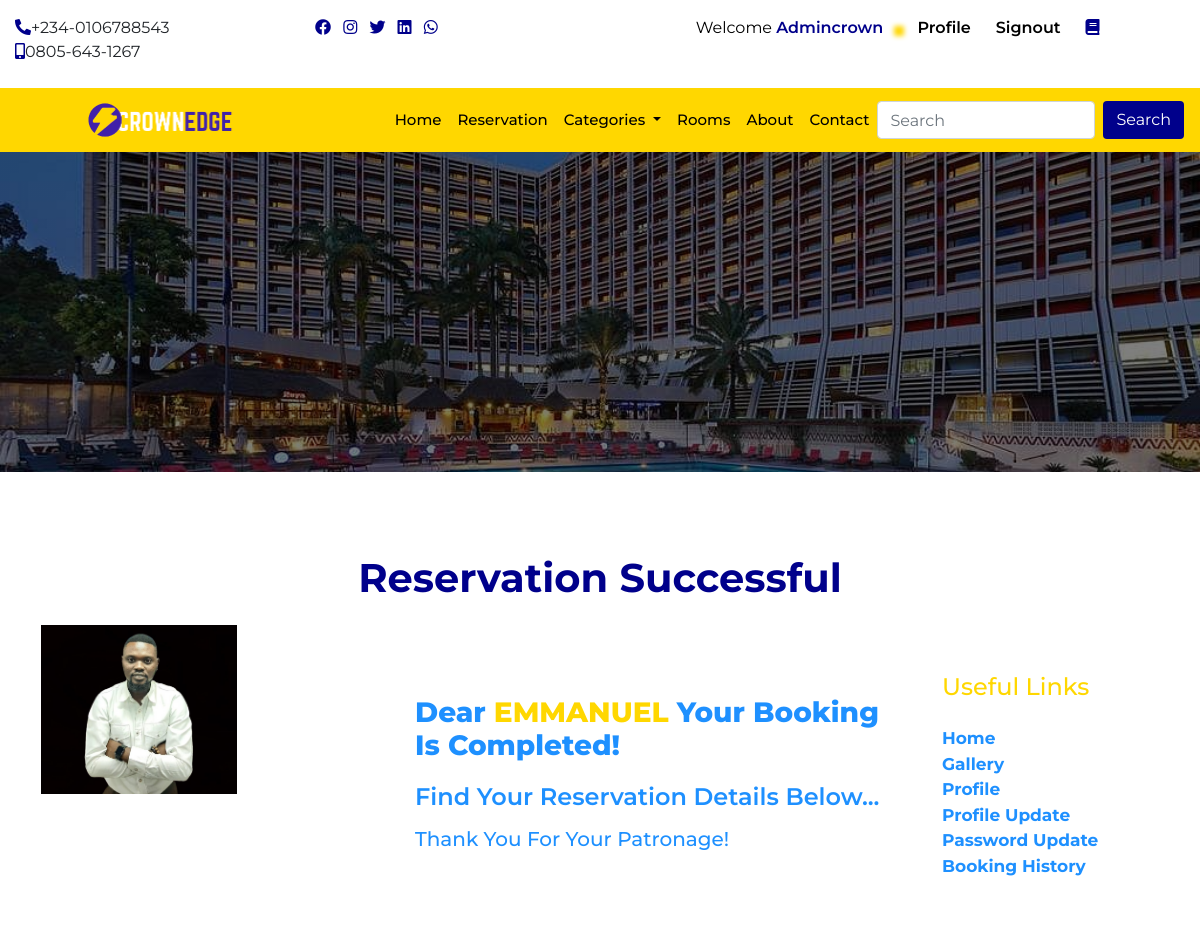
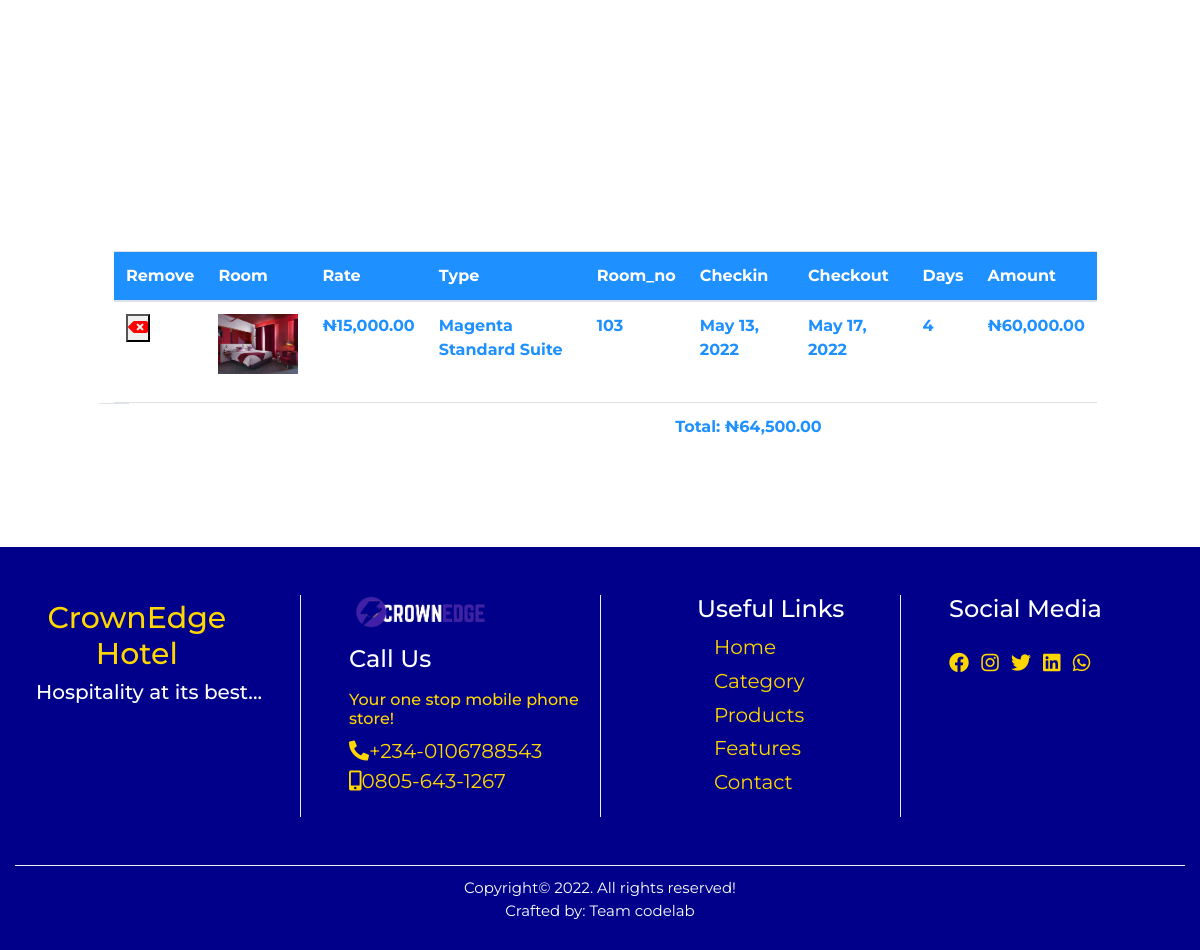
/callback (signed in), run on the app's committed database (2 pictures, top to bottom).
### home/models.py (models this page shows, shortened)
class CompanyProfile(models.Model):
    name = models.CharField(max_length=50)
    keyword = models.CharField(max_length=150)
    description = models.CharField(max_length=150)
    logo = models.ImageField(upload_to='logo', blank=True, null=True)
    favicon = models.ImageField(upload_to='logo', blank=True, null=True, default='/favicon-96x96.png')
    carousel = models.ImageField(upload_to='carousel', blank=True, null=True)
    carousel2 = models.ImageField(upload_to='carousel', blank=True, null=True)
    carousel3 = models.ImageField(upload_to='carousel', blank=True, null=True)
    carousel4 = models.ImageField(upload_to='carousel', blank=True, null=True)
    banner = models.ImageField(upload_to='banner', blank=True, null=True)
    mobile = models.CharField(max_length=20)
    mobile2 = models.CharField(max_length=20)
    address = models.CharField(max_length=100)
    email = models.EmailField()
    website = models.URLField()
    about = models.TextField()
    about2 = models.TextField()
    copyright_year = models.CharField(max_length=4)
    class Meta:
        db_table = 'companyprofile'
        managed = True
        verbose_name = 'CompanyProfile'
        verbose_name_plural = 'CompanyProfile'

### userprofile/models.py (models this page shows, shortened)
class Profile(models.Model):
    user = models.OneToOneField(User, on_delete= models.CASCADE)
    first_name = models.CharField(max_length=50)
    last_name = models.CharField(max_length=50)
    username = models.CharField(max_length=50)
    email = models.EmailField()
    phone = models.CharField(max_length=50)
    state = models.CharField(max_length=50)
    address = models.CharField(max_length=150)
    pix = models.ImageField(upload_to='profile', default='profile/avatar.png', blank=True, null=True)
    class Meta:
        db_table = 'profile'
        managed = True
        verbose_name = 'Profile'
        verbose_name_plural = 'Profile'

### booking/models.py (models this page shows, shortened)
class Booking(models.Model):
    user = models.ForeignKey(User, on_delete=models.CASCADE)
    room = models.ForeignKey(Room, on_delete=models.CASCADE)
    room_no = models.IntegerField()
    booking_code = models.CharField(max_length=50)
    checkin = models.DateField()
    checkout = models.DateField()
    no_days = models.IntegerField(blank=True, null=True)
    price = models.IntegerField()
    amount = models.IntegerField(blank=True, null=True)
    paid = models.BooleanField(default=False)
    available = models.BooleanField(default=True)
    booking_date = models.DateTimeField(auto_now_add=True)
    del_booking = models.DateTimeField(default=timezone.now)
    checkout_update = models.DateTimeField(auto_now=True)
    future = models.BooleanField(default=False)
    display = models.BooleanField(default=True)

### room/models.py (models this page shows, shortened)
class Room(models.Model):
    category = models.ForeignKey(Category,on_delete= models.CASCADE)
    tag = models.CharField(max_length=50)
    room_no = models.IntegerField()
    slug = models.SlugField(unique=True)
    room_img = models.ImageField(upload_to='room', blank=True, null=True)
    description = models.TextField()
    rate = models.IntegerField()
    amenity = models.CharField(max_length=100)
    standard_suite = models.BooleanField(default=False)
    luxury_suite = models.BooleanField(default=False)
    deluxe_suite = models.BooleanField(default=False)
    royal_suite = models.BooleanField(default=False)
    min_guest = models.IntegerField()
    max_guest = models.IntegerField()
    available = models.BooleanField(default=True)
    created_at = models.DateTimeField(auto_now_add=True)
    updated_at = models.DateTimeField(auto_now=True)
    class Meta:
        db_table = 'room'
        managed = True
        verbose_name = 'Room'
        verbose_name_plural = 'Room'

### home/views.py (the view)
# urls.py: path('callback', views.callback, name='callback'),
def callback(request):
    profile = Profile.objects.get(user__username = request.user.username)
    booking = Booking.objects.filter(user__username = request.user.username, paid=False)
    reserved = Booking.objects.filter(user__username = request.user.username, paid=True, future=True)
    for item in booking:
        item.paid = True
        item.available = False
        item.future = True
        item.display = True
        item.save()
        room = Room.objects.get(pk=item.room.id)
        room.available = False
        room.save()
    subtotal = 0
    vat = 0
    total = 0
    for item in reserved:
        subtotal += item.price * item.no_days
    vat = 0.075 * subtotal
    total = subtotal + vat
    context = {
        'profile':profile,
        'reserved':reserved,
        'total':total,
    }
    return render(request, 'callback.html', context)

### home/templates/callback.html (shortened to what this page needs)
{% extends "base.html" %}
{% load humanize %}
{% block header %} {% include 'header.html' %} {% endblock header %}
{% block banner %} {% include 'banner.html' %} {% endblock banner %}
{% block content %}
<section>
  <div class="container-fluid">
    <h1 class="title">Reservation Successful</h1>
    <div class="row callback">
      <div class="col-12 col-sm-12 col-md-5 col-lg-4">
        <div class="img-pcard">
          <img src="{{profile.pix.url}}" alt="">
        </div>
      </div>
      <div class="col-12 col-sm-12 col-md-5 col-lg-5">
        <div class="call">
          <h3>Dear <span>{{profile.first_name}}</span> your booking is completed!</h3>
          <h4>Find your reservation details below...</h4>
          <h5>thank you for your patronage!</h5>
        </div>
      </div>
      <div class="col-12 col-sm-12 col-md-2 col-lg-3 mt-5">
        <div class="pro-links">
          <h4 class="mb-4">Useful Links</h4>
          <ul class="list-unstyled">
            <li><a href="{% url 'home' %}">Home</a></li>
            <li><a href="{% url 'rooms' %}">gallery</a></li>
            <li><a href="{% url 'profile' %}">profile</a></li>
            <li><a href="{% url 'profile_update' %}">profile update</a></li>
            <li><a href="{% url 'password_update' %}">password update</a></li>
            <li><a href="{% url 'history' %}">booking history</a></li>
          </ul>
        </div>
    </div>
    <div class="container mt-5">
    <div class="container mt-5">
      <div class="cart">
        <table class="table">
          <thead>
            <tr>
              <th scope="col">remove</th>
              <th scope="col">room</th>
              <th scope="col">rate</th>
              <th scope="col">type</th>
              <th scope="col">room_no</th>
              <th scope="col">checkin</th>
              <th scope="col">checkout</th>
              <th scope="col">days</th>
              <th scope="col">amount</th>
            </tr>
          </thead>
          <tbody>
            {% if reserved %}
                {% for item in reserved %}
                <tr>
                    <td class="remov">
                      <form action="{% url 'delete' %}" method="POST">
                        <button type="submit"><i class="fas fa-backspace"></i></button>
                      </form>
                    </td>
                    <td><img src="{{item.room.room_img.url}}" alt=""></td>
                    <td>₦{{item.price|floatformat:2|intcomma}}</td>
                    <td>{{item.room.tag}}</td>
                    <td>{{item.room.room_no}}</td>
                    <td>{{item.checkin}}</td>
                    <td>{{item.checkout}}</td>
                    <td>{{item.no_days}}</td>
                    <td>₦{{item.amount|floatformat:2|intcomma}}</td>
                  </tr>
                {% endfor %}
            {% endif %}
          </tbody>
        </table>
        <table class="cart table">
            <tbody>
            <tr>
              <td class="row"></td>
              <td></td>
              <td></td>
              <td></td>
              <td></td>
              <td></td>
              <td></td>
              <td></td>
              <td></td>
              <td></td>
              <td>Total: ₦{{total|floatformat:2|intcomma}}</td>
            </tr>
          </tbody>
        </table>
      </div>
    </div>
  </div>
</section>
{% endblock content %}
{% block footer %} {% include 'footer.html' %} {% endblock footer %}

### home/templates/base.html (shortened to what this page needs)
<!doctype html>
{% load static %}
<html lang="en">
  <head>
    <link rel="stylesheet" href="https://use.fontawesome.com/releases/v5.15.4/css/all.css"/>
    <link rel="stylesheet" href="https://stackpath.bootstrapcdn.com/bootstrap/4.4.1/css/bootstrap.min.css">
    <link rel="stylesheet" href="{% static '' %}css/style.css">
  </head>
  <body>
    {% block header %}{% endblock header %}
    {% block banner %} {% endblock banner %}
    {% block content %}{% endblock content %}
    {% block footer %}{% endblock footer %}
  </body>
</html>

### home/templates/header.html (shortened to what this page needs)
{% load sample_tags %}
<div class="container-fluid">
    <div class="row">
      <div class="col-12 col-sm-6 col-md-2 col-lg-3 mt-3 mb-2 hide">
        <ul class="list-inline">
          <li class="list-inline-item"><a href=""><i class="fas fa-phone-alt"></i></a><span>+234-0106788543</span></li>
          <li class="list-inline-item"><a href=""><i class="fas fa-mobile-alt"></i></a><span>0805-643-1267</span></li>
        </ul>
      </div>
      <div class="col-12 col-sm-6 col-md-2 col-lg-3 mt-3 mb-2 hide">
        <ul class="list-inline">
          <li class="list-inline-item"><a href=""><i class="fab fa-facebook"></i></a></li>
          <li class="list-inline-item"><a href=""><i class="fab fa-instagram"></i></a></li>
          <li class="list-inline-item"><a href=""><i class="fab fa-twitter"></i></a></li>
          <li class="list-inline-item"><a href=""><i class="fab fa-linkedin"></i></a></li>
          <li class="list-inline-item"><a href=""><i class="fab fa-whatsapp"></i></a></li>
        </ul>
      </div>
      <div class="col-12 col-sm-12 col-md-8 col-lg-6 mt-3 mb-2 auth">
        <ul class="">
          {% if user.is_authenticated %}
            <li class=""><a href="{% url 'profile' %}" class="welcome">welcome <span>
              {% if user.first_name %}
                {{request.user.first_name}}
              {% else %}
                {{request.user.username}}
              {% endif %}
            </span></i></a></li>
            <li class=""><a href="{% url 'profile' %}" class="user-btn"><span>profile</span></a></li>
            <li class=""><a href="{% url 'signout' %}" class="user-btn"><span>signout</span></a></li>
            <li class="">
              <a href="{% url 'booked' %}" class="user-btn">
                {% if itemcount > 0 %}
                <span class="badge badge-pill badge-warning">
                  <i class="fa fa-book" aria-hidden="true"></i>
                  <span class="badge badge-pill badge-info">{{itemcount}}</span>
                </span>
                {% else %}
                  <i class="fa fa-book" aria-hidden="true"></i>
                {% endif %}
              </a>
            </li>
          {% else %}
            <li class=""><a href="{% url 'signin' %}" class="user-btn"><i class="fas fa-user"></i><span>signin</span></a></li>
            <li class=""><a href="{% url 'signup' %}" class="user-btn"><i class="fas fa-users"></i><span>signup</span></a></li>
          {% endif %}
        </ul>
      </div>
    </div>
  </div>
      <nav class="navbar navbar-expand-lg navbar-light sticky-top">
        <a class="navbar-brand" href="{% url 'home' %}"><img src="{{cprofile.logo.url}}" alt=""></a>
        <div class="collapse navbar-collapse" id="navbarSupportedContent">
          <ul class="navbar-nav ml-auto">
            <li class="nav-item active">
              <a class="nav-link" href="{% url 'home' %}">home <span class="sr-only">(current)</span></a>
            </li>
            <li class="nav-item">
              <a class="nav-link" href="">reservation</a>
            </li>
            <li class="nav-item dropdown">
              <a class="nav-link dropdown-toggle" href="/index2.html" id="navbarDropdown" role="button" data-toggle="dropdown" aria-haspopup="true" aria-expanded="false">
                categories
              </a>
            </li>
            <li class="nav-item">
              <a class="nav-link" href="{% url 'rooms' %}">rooms</a>
            </li>
            <li class="nav-item">
              <a class="nav-link" href="#aboutus">about</a>
            </li>
            <li class="nav-item">
              <a class="nav-link" href="{% intralink 'home' 'contact' %}">contact</a>
            </li>
          </ul>
          <form class="form-inline my-2 my-lg-0" action="{% url 'search' %}" method="POST">
            <input class="form-control mr-sm-2" name="search" type="search" placeholder="Search" aria-label="Search">
            <button class="btn form-btn" type="submit">Search</button>
          </form>
        </div>
      </nav>

### home/templates/banner.html
<div class="banner">
</div>

### home/templates/footer.html
<div class="footer">
    <div class="container-fluid footer2">
      <div class="row">
        <div class="col-12 col-sm-6 col-md-4 col-lg-3 foota-box">
          <h1>CrownEdge <span>Hotel</span></h1>
          <h4>Hospitality at its best...</h4>
        </div>
        <div class="col-12 col-sm-6 col-md-4 col-lg-3 foota-box2">
          <img src="{{cprofile.logo.url}}" alt="">
          <h4 class="mt-3 mb-3">Call Us</h4>
          <h6>Your one stop mobile phone store!</h6>
          <ul class="list-unstyled">
            <li><a href=""><i class="fas fa-phone-alt"></i></a><span>+234-0106788543</span></li>
            <li><a href=""><i class="fas fa-mobile-alt"></i></a><span>0805-643-1267</span></li>
          </ul>
        </div>
        <div class="col-12 col-sm-6 col-md-4 col-lg-3 foota-box3">
          <h4>Useful Links</h4>
          <ul class="list-unstyled">
            <li><a href="">Home</a></li>
            <li><a href="">Category</a></li>
            <li><a href="">Products</a></li>
            <li><a href="">Features</a></li>
            <li><a href="">Contact</a></li>
          </ul>
        </div>
        <div class="col-12 col-sm-6 col-md-12 col-lg-3 foota-box4">
          <h4 class="mb-4">Social Media</h4>
          <ul class="list-inline">
            <li class="list-inline-item"><a href=""><i class="fab fa-facebook"></i></a></li>
            <li class="list-inline-item"><a href=""><i class="fab fa-instagram"></i></a></li>
            <li class="list-inline-item"><a href=""><i class="fab fa-twitter"></i></a></li>
            <li class="list-inline-item"><a href=""><i class="fab fa-linkedin"></i></a></li>
            <li class="list-inline-item"><a href=""><i class="fab fa-whatsapp"></i></a></li>
          </ul>
        </div>
      </div>
      <div class="footer3">
        <p> Copyright&copy; 2022. All rights reserved! <br> Crafted by: Team codelab</p>
      </div>
    </div>
  </div>

### data on the page
CompanyProfile: logo (picture)
Profile: pix (picture), first_name "EMMANUEL"
Booking: room.room_img (picture), price "15,000.00", room.tag "Magenta Standard Suite", room.room_no "103", checkin "May 13, 2022", checkout "May 17, 2022", no_days "4", amount "60,000.00"

### other printed values
{{ request.user.username }} "Admincrown"
{{ total|floatformat:2|intcomma }} "64,500.00"
